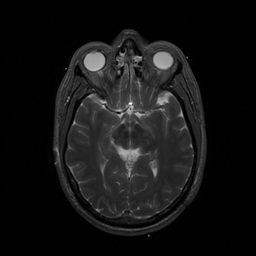
%> input picture CS 473/online_demos/t2.jpg, 256 x 256 px
$ octave L20_freq_of_noise.m   (GNU Octave 9; MATLAB toolbox functions it lacks are replaced by stand-ins)
%> lines starting %> are read from the running program, lines starting %| are printed output that depends on the picture
%% Lesson 20 - Frequency composition of noise

% (C) 2013 Jeff Orchard
%     University of Waterloo


%% Load a 1D signal

% We'll use one row from an image
img = imread('t2.jpg');
%> img is the input picture: size 256x256x3 uint8; min 0, max 255, mean 20.4
img = double(img(:,:,1));
%> img: size 256x256 double
f = img(128,:); % extract only the 128th row
%> f = 256 values, max 105 at index 184, min 0 at index 1, mean 30.14
F = fftshift( fft( ifftshift(f) ) ); % used later
figure(1);
subplot(3,1,1); plot(f); title('Original');
axis([0 255 -50 150]); % set axis limits same on all plots

% Add some Gaussian noise
fn = f + randn(1,256)*15;
Fn = fftshift( fft( ifftshift(fn) ) );
subplot(3,1,2); plot(fn); title('Noisy');
axis([0 255 -50 150]); % set axis limits same on all plots

% Window-averaging kernel (constant)
h = zeros(1,256);
radius = 2;
h((129-radius):(129+radius)) = 1;
h = h / sum(h(:)); % normalize (so they add to 1)
H = fftshift( fft( ifftshift(h) ) );

% Convolve (in the frequency domain)
G = H .* Fn;
g = fftshift( ifft( ifftshift(G) ) );
%> g = 256 values, max 90.96 at index 115, min -13.23 at index 254, mean 30.46
subplot(3,1,3); plot(real(g)); title('Noisy Blurred');
axis([0 255 -50 150]); % set axis limits same on all plots
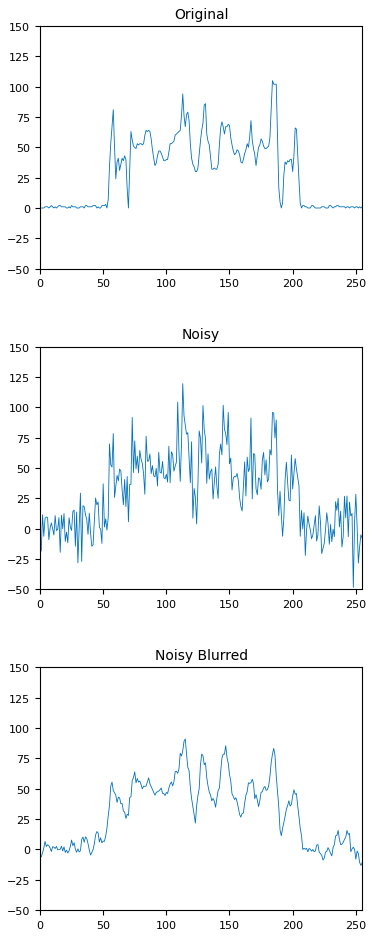
%> figure redrawn from the program's plot data, 3 panels; panel 1: curve peaks at x = 184, y = 105; panel 2: curve peaks at x = 113, y = 119.6; panel 3: curve peaks at x = 115, y = 90.96

%% Look at the situation in the frequency domain
figure(2);

% Frequency domain: original and noisy
subplot(2,1,1);
plot(log(abs(Fn)+1),'r'); hold on;
plot(log(abs(F)+1),'b'); hold off;
title('FT of original (blue) and noisy (red)');

% Frequency domain: effect of filter
subplot(2,1,2);
plot(10*log(abs(H)+1),'k'); hold on; % scaled to see it better
plot(log(abs(G)+1),'r'); hold off;
title('FT of filter (green) and denloised (red)');
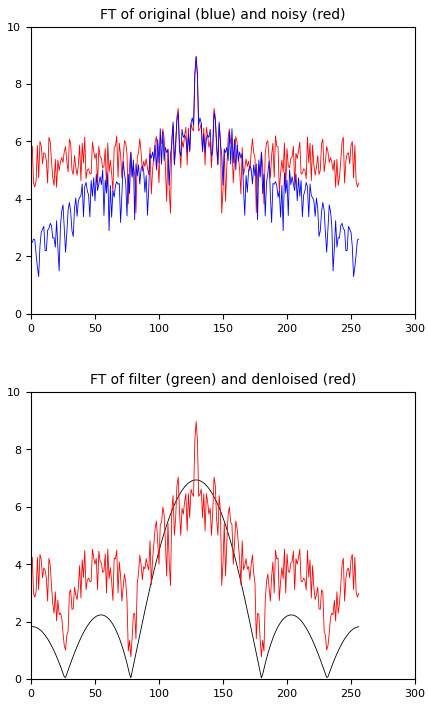
%> figure redrawn from the program's plot data, 2 panels; panel 1: curve peaks at x = 129, y = 8.96; panel 1: curve peaks at x = 129, y = 8.95; panel 2: curve peaks at x = 129, y = 6.93

$ run again, with CS 473/online_demos/t1.jpg copied over CS 473/online_demos/t2.jpg
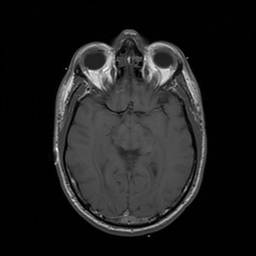
%> input picture CS 473/online_demos/t1.jpg, 256 x 256 px
%> img is the input picture: size 256x256x3 uint8; min 0, max 255, mean 29.6
%> img: size 256x256 double
%> f = 256 values, max 143 at index 57, min 0 at index 1, mean 42.89
%> g = 256 values, max 101.6 at index 59, min -12.63 at index 254, mean 43.22
%> `axis([0 255 -50 150]);`:
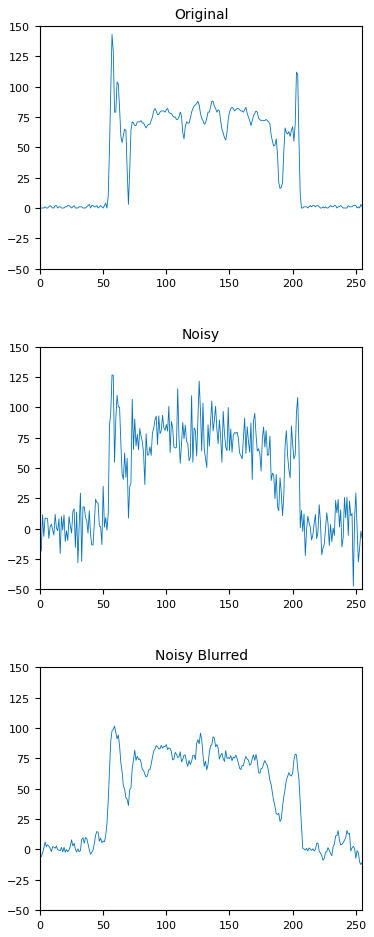
%> figure redrawn from the program's plot data, 3 panels; panel 1: curve peaks at x = 57, y = 143; panel 2: curve peaks at x = 57, y = 126.7; panel 3: curve peaks at x = 59, y = 101.6
%> `title('FT of filter (green) and denloised (red)');`:
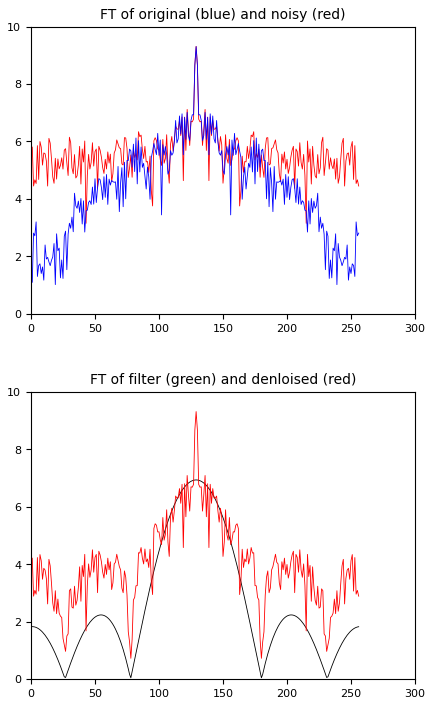
%> figure redrawn from the program's plot data, 2 panels; panel 1: curve peaks at x = 129, y = 9.31; panel 1: curve peaks at x = 129, y = 9.3; panel 2: curve peaks at x = 129, y = 6.93

$ run again, with CS 473/online_demos/ct.jpg copied over CS 473/online_demos/t2.jpg
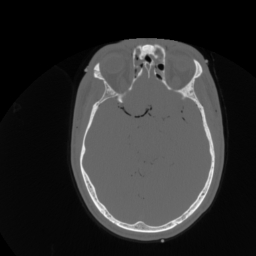
%> input picture CS 473/online_demos/ct.jpg, 256 x 256 px
%> img is the input picture: size 256x256x3 uint8; min 0, max 247, mean 45.9
%> img: size 256x256 double
%> f = 256 values, max 222 at index 89, min 5 at index 28, mean 65.48
%> g = 256 values, max 188.6 at index 207, min -7.63 at index 254, mean 65.8
%> `axis([0 255 -50 150]);`:
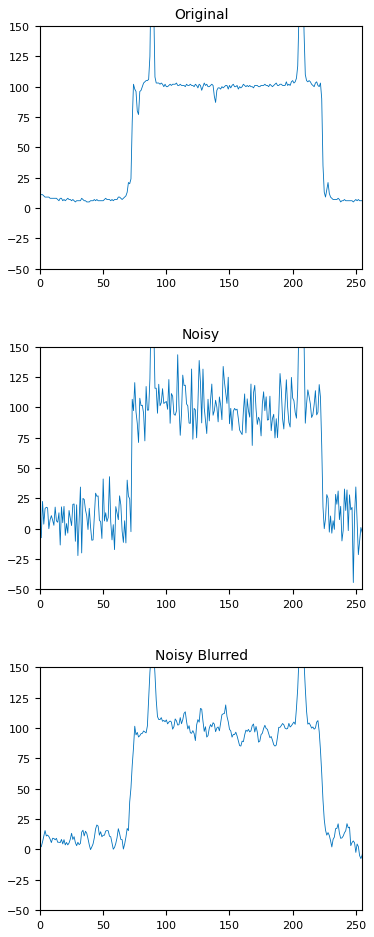
%> figure redrawn from the program's plot data, 3 panels; panel 1: curve peaks at x = 89, y = 222, above the top of the axes
%> `title('FT of filter (green) and denloised (red)');`:
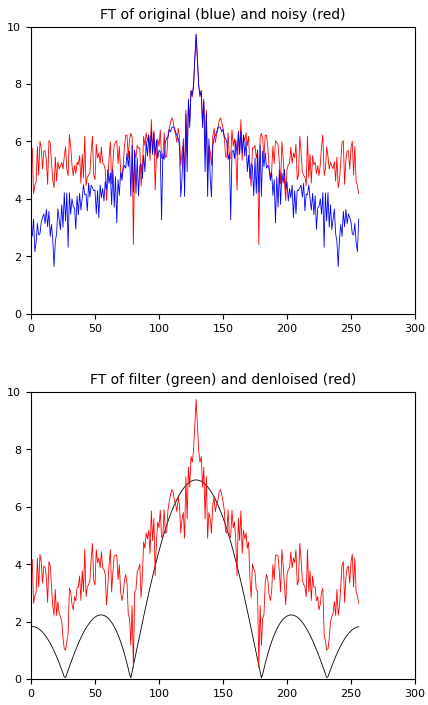
%> figure redrawn from the program's plot data, 2 panels; panel 1: curve peaks at x = 129, y = 9.73; panel 2: curve peaks at x = 129, y = 6.93
